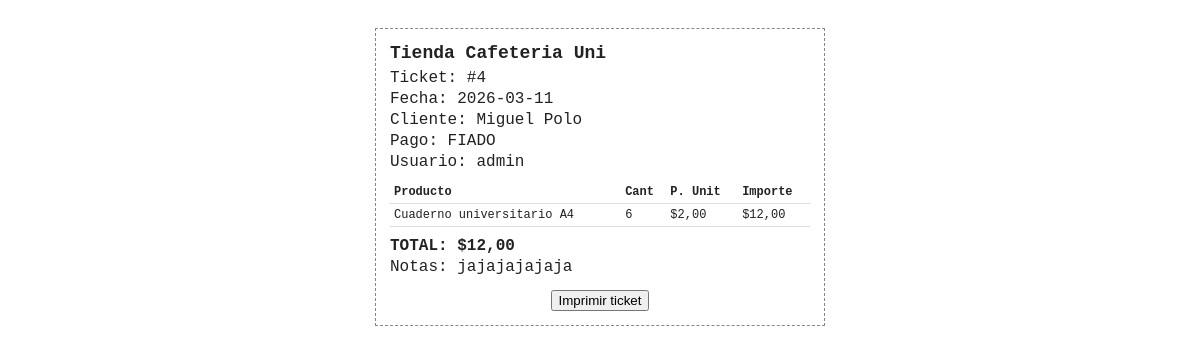
Screenshot of /ventas/ticket/4 (signed in) with the database file from the repository.
### tables this page shows
CREATE TABLE ventas (
            id INTEGER PRIMARY KEY AUTOINCREMENT,
            fecha TEXT NOT NULL,
            tipo_pago TEXT NOT NULL CHECK(tipo_pago IN ('CONTADO', 'FIADO')),
            cliente_id INTEGER,
            subtotal REAL NOT NULL,
            total REAL NOT NULL,
            notas TEXT DEFAULT '',
            usuario TEXT,
            FOREIGN KEY (cliente_id) REFERENCES clientes(id)
        );

CREATE TABLE venta_detalle (
            id INTEGER PRIMARY KEY AUTOINCREMENT,
            venta_id INTEGER NOT NULL,
            sku TEXT NOT NULL,
            producto TEXT NOT NULL,
            cantidad INTEGER NOT NULL,
            precio_unitario REAL NOT NULL,
            total_linea REAL NOT NULL,
            FOREIGN KEY (venta_id) REFERENCES ventas(id),
            FOREIGN KEY (sku) REFERENCES productos(sku)
        );

### app_web.py (the view)
@app.route("/ventas/ticket/<int:venta_id>")
@login_required
def venta_ticket(venta_id: int):
    conn = connect_db()
    venta = conn.execute(
        """
        SELECT
            v.id,
            v.fecha,
            v.tipo_pago,
            v.subtotal,
            v.total,
            v.notas,
            v.usuario,
            COALESCE(c.nombre, 'Publico general') AS cliente
        FROM ventas v
        LEFT JOIN clientes c ON c.id = v.cliente_id
        WHERE v.id = ?
        """,
        (venta_id,),
    ).fetchone()
    if not venta:
        conn.close()
        flash("No existe ese ticket de venta.", "error")
        return redirect(url_for("ventas"))
    detalles = conn.execute(
        """
        SELECT sku, producto, cantidad, precio_unitario, total_linea
        FROM venta_detalle
        WHERE venta_id = ?
        ORDER BY id
        """,
        (venta_id,),
    ).fetchall()
    conn.close()
    return render_template("venta_ticket.html", venta=venta, detalles=detalles)

### app_web.py (called while the page is built)
def format_currency(value):
    try:
        amount = float(value)
    except (TypeError, ValueError):
        return "$0,00"
    negative = amount < 0
    amount = abs(amount)
    formatted = f"{amount:,.2f}"
    formatted = formatted.replace(",", "X").replace(".", ",").replace("X", ".")
    if negative:
        formatted = f"-{formatted}"
    return f"${formatted}"

@app.template_filter("currency")
def currency_filter(value):
    return format_currency(value)

def connect_db() -> sqlite3.Connection:
    conn = sqlite3.connect(DB_PATH)
    conn.row_factory = sqlite3.Row
    return conn

def login_required(view):
    @wraps(view)
    def wrapped(*args, **kwargs):
        if "username" not in session:
            return redirect(url_for("login"))
        return view(*args, **kwargs)
    return wrapped

### templates/venta_ticket.html (shortened to what this page needs)
<!doctype html>
<html lang="es">
  <head>
  </head>
  <body>
    <section class="ticket">
      <h1>Tienda Cafeteria Uni</h1>
      <p>Ticket: #{{ venta.id }}</p>
      <p>Fecha: {{ venta.fecha }}</p>
      <p>Cliente: {{ venta.cliente }}</p>
      <p>Pago: {{ venta.tipo_pago }}</p>
      <p>Usuario: {{ venta.usuario }}</p>
      <table>
        <thead>
          <tr>
            <th>Producto</th>
            <th>Cant</th>
            <th>P. Unit</th>
            <th>Importe</th>
          </tr>
        </thead>
        <tbody>
          {% for d in detalles %}
            <tr>
              <td>{{ d.producto }}</td>
              <td>{{ d.cantidad }}</td>
              <td>{{ d.precio_unitario | currency }}</td>
              <td>{{ d.total_linea | currency }}</td>
            </tr>
          {% endfor %}
        </tbody>
      </table>
      <p class="total">TOTAL: {{ venta.total | currency }}</p>
      {% if venta.notas %}
        <p>Notas: {{ venta.notas }}</p>
      {% endif %}
      <div class="actions">
        <button onclick="window.print()">Imprimir ticket</button>
      </div>
    </section>
  </body>
</html>

### templates/venta_ticket.html (style rules this page uses)
body { font-family: 'IBM Plex Mono', monospace; padding: 20px; color: #222; }
.ticket { max-width: 420px; margin: 0 auto; border: 1px dashed #888; padding: 14px; }
h1 { font-size: 18px; margin: 0 0 6px; }
p { margin: 3px 0; }
table { width: 100%; border-collapse: collapse; margin-top: 10px; font-size: 12px; }
th, td { border-bottom: 1px solid #ddd; padding: 4px; text-align: left; }
.total { font-weight: bold; font-size: 16px; margin-top: 10px; }
.actions { text-align: center; margin-top: 14px; }

### rows the page displays
ventas: id "4", fecha "2026-03-11", tipo_pago "FIADO", usuario "admin", total "$12,00", notas "jajajajajaja"
venta_detalle: producto "Cuaderno universitario A4", cantidad "6", precio_unitario "$2,00", total_linea "$12,00"

### other values shown
{{ venta.cliente }} "Miguel Polo"
